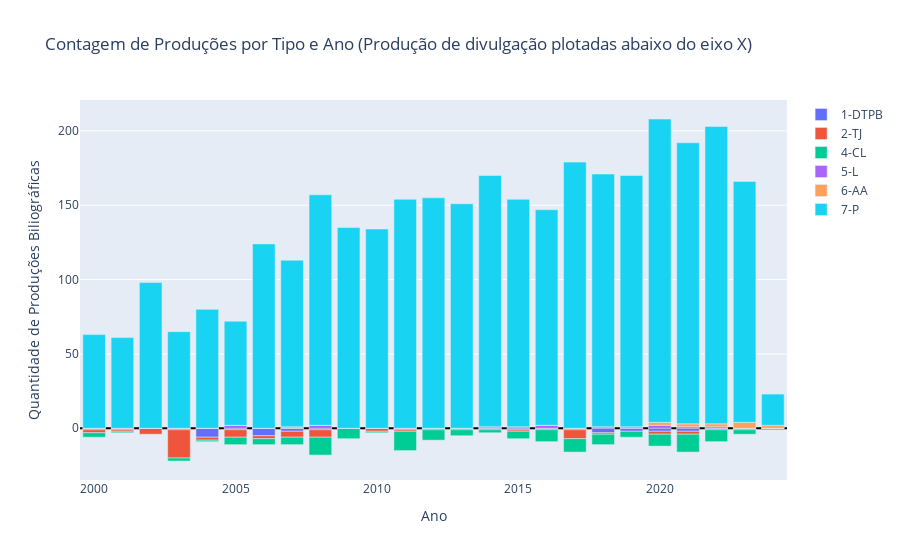
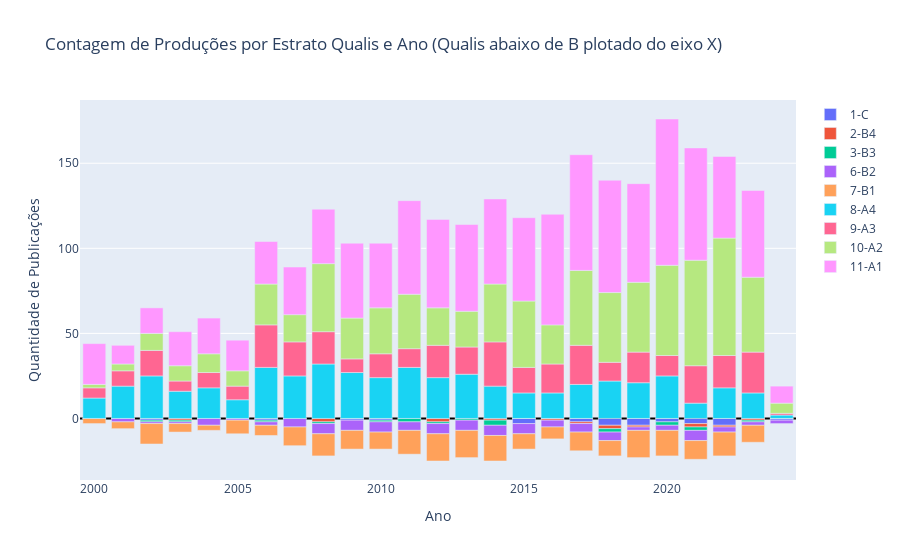

The cell these charts' notebook holds for them, in order:
### Markdown cell above
## Analisando arquivo extraído com avaliação selecionada como 'nenhuma área'

### Code cell
## Descompactar arquivo zipado na pasta JSON
prep_pub = PreparadorDePublicacoes()
pathfilezip = '_data/in_zip/863.files.zip'
destination = prep_pub.extract_zips(pathfilezip)

## Unir todos aquivos de publicações (caso haja mais de um com final publication.json na pasta serão mesclados):
prep_pub.find_and_merge_publication_json_files(pathjson)

## Mapear arquivo de dados para PowerBI a partir do JSON unificado
linhas = prep_pub.processar_publicacoes()
prep_pub.exportar_para_csv()

## Ler e montar análise exploratória
filename='publicacoes.csv'
df_pub = prep_pub.ler_csv_dados(pathdata,filename)
prep_pub.plotar_producoes_barras_empilhadas(filename)
prep_pub.plotar_qualis_barras_empilhadas(filename)

### Figure 1 — Plotly figure (JSON) as saved in the notebook; plotly's stock layout.template omitted (floating-point values rounded to 4 significant figures)
{"data": [{"name": "1-DTPB", "type": "bar", "x": [2000, 2001, 2002, 2003, 2004, 2005, 2006, 2007, 2008, 2009, 2010, 2011, 2012, 2013, 2014, 2015, 2016, 2017, 2018, 2019, 2020, 2021, 2022, 2023, 2024], "y": [-1, -1, 0, -1, -6, -1, -5, -2, -1, 0, 0, -1, -1, -1, -1, -1, -1, -1, -3, -2, -2, -2, -1, -1, 0]}, {"name": "2-TJ", "type": "bar", "x": [2000, 2001, 2002, 2003, 2004, 2005, 2006, 2007, 2008, 2009, 2010, 2011, 2012, 2013, 2014, 2015, 2016, 2017, 2018, 2019, 2020, 2021, 2022, 2023, 2024], "y": [-2, -1, -4, -19, -2, -5, -2, -4, -5, 0, -2, -1, 0, 0, 0, -1, 0, -6, -1, 0, -2, -2, 0, 0, 0]}, {"name": "4-CL", "type": "bar", "x": [2000, 2001, 2002, 2003, 2004, 2005, 2006, 2007, 2008, 2009, 2010, 2011, 2012, 2013, 2014, 2015, 2016, 2017, 2018, 2019, 2020, 2021, 2022, 2023, 2024], "y": [-3, -1, 0, -2, -1, -5, -4, -5, -12, -7, -1, -13, -7, -4, -2, -5, -8, -9, -7, -4, -8, -12, -8, -3, 0]}, {"name": "5-L", "type": "bar", "x": [2000, 2001, 2002, 2003, 2004, 2005, 2006, 2007, 2008, 2009, 2010, 2011, 2012, 2013, 2014, 2015, 2016, 2017, 2018, 2019, 2020, 2021, 2022, 2023, 2024], "y": [0, 0, 0, 0, 0, 2, 0, 0, 2, 0, 0, 0, 0, 0, 1, 1, 2, 0, 1, 1, 2, 1, 1, 0, 0]}, {"name": "6-AA", "type": "bar", "x": [2000, 2001, 2002, 2003, 2004, 2005, 2006, 2007, 2008, 2009, 2010, 2011, 2012, 2013, 2014, 2015, 2016, 2017, 2018, 2019, 2020, 2021, 2022, 2023, 2024], "y": [0, 0, 0, 0, 0, 0, 0, 1, 0, 0, 0, 0, 0, 0, 0, 0, 0, 0, 0, 0, 2, 2, 2, 4, 2]}, {"name": "7-P", "type": "bar", "x": [2000, 2001, 2002, 2003, 2004, 2005, 2006, 2007, 2008, 2009, 2010, 2011, 2012, 2013, 2014, 2015, 2016, 2017, 2018, 2019, 2020, 2021, 2022, 2023, 2024], "y": [63, 61, 98, 65, 80, 70, 124, 112, 155, 135, 134, 154, 155, 151, 169, 153, 145, 179, 170, 169, 204, 189, 200, 162, 21]}], "layout": {"barmode": "relative", "title": {"text": "Contagem de Produções por Tipo e Ano (Produção de divulgação plotadas abaixo do eixo X)"}, "xaxis": {"anchor": "y", "domain": [0, 1], "title": {"text": "Ano"}}, "yaxis": {"anchor": "x", "domain": [0, 1], "title": {"text": "Quantidade de Produções Biliográficas"}, "zeroline": true, "zerolinecolor": "black", "zerolinewidth": 2}}}

### Figure 2 — Plotly figure (JSON) as saved in the notebook; plotly's stock layout.template omitted (floating-point values rounded to 4 significant figures)
{"data": [{"name": "1-C", "type": "bar", "x": [2000, 2001, 2002, 2003, 2004, 2005, 2006, 2007, 2008, 2009, 2010, 2011, 2012, 2013, 2014, 2015, 2016, 2017, 2018, 2019, 2020, 2021, 2022, 2023, 2024], "y": [0, 0, -1, 0, 0, 0, -1, 0, 0, -1, -1, 0, 0, 0, 0, -3, 0, -2, -4, -4, -2, -3, -4, 0, -1]}, {"name": "2-B4", "type": "bar", "x": [2000, 2001, 2002, 2003, 2004, 2005, 2006, 2007, 2008, 2009, 2010, 2011, 2012, 2013, 2014, 2015, 2016, 2017, 2018, 2019, 2020, 2021, 2022, 2023, 2024], "y": [0, 0, 0, -1, 0, 0, 0, 0, -2, 0, 0, 0, -2, 0, -1, 0, -1, -1, -2, -1, 0, -2, -1, -1, 0]}, {"name": "3-B3", "type": "bar", "x": [2000, 2001, 2002, 2003, 2004, 2005, 2006, 2007, 2008, 2009, 2010, 2011, 2012, 2013, 2014, 2015, 2016, 2017, 2018, 2019, 2020, 2021, 2022, 2023, 2024], "y": [0, 0, -1, -1, 0, 0, -1, 0, -1, 0, -1, -2, -1, -1, -3, 0, 0, 0, -2, 0, -2, -2, 0, -1, 0]}, {"name": "6-B2", "type": "bar", "x": [2000, 2001, 2002, 2003, 2004, 2005, 2006, 2007, 2008, 2009, 2010, 2011, 2012, 2013, 2014, 2015, 2016, 2017, 2018, 2019, 2020, 2021, 2022, 2023, 2024], "y": [0, -2, -1, -1, -4, -1, -2, -5, -6, -6, -6, -5, -6, -6, -6, -6, -4, -5, -5, -2, -3, -6, -3, -2, -2]}, {"name": "7-B1", "type": "bar", "x": [2000, 2001, 2002, 2003, 2004, 2005, 2006, 2007, 2008, 2009, 2010, 2011, 2012, 2013, 2014, 2015, 2016, 2017, 2018, 2019, 2020, 2021, 2022, 2023, 2024], "y": [-3, -4, -12, -5, -3, -8, -6, -11, -13, -11, -10, -14, -16, -16, -15, -9, -7, -11, -9, -16, -15, -11, -14, -10, 0]}, {"name": "8-A4", "type": "bar", "x": [2000, 2001, 2002, 2003, 2004, 2005, 2006, 2007, 2008, 2009, 2010, 2011, 2012, 2013, 2014, 2015, 2016, 2017, 2018, 2019, 2020, 2021, 2022, 2023, 2024], "y": [12, 19, 25, 16, 18, 11, 30, 25, 32, 27, 24, 30, 24, 26, 19, 15, 15, 20, 22, 21, 25, 9, 18, 15, 2]}, {"name": "9-A3", "type": "bar", "x": [2000, 2001, 2002, 2003, 2004, 2005, 2006, 2007, 2008, 2009, 2010, 2011, 2012, 2013, 2014, 2015, 2016, 2017, 2018, 2019, 2020, 2021, 2022, 2023, 2024], "y": [6, 9, 15, 6, 9, 8, 25, 20, 19, 8, 14, 11, 19, 16, 26, 15, 17, 23, 11, 18, 12, 22, 19, 24, 1]}, {"name": "10-A2", "type": "bar", "x": [2000, 2001, 2002, 2003, 2004, 2005, 2006, 2007, 2008, 2009, 2010, 2011, 2012, 2013, 2014, 2015, 2016, 2017, 2018, 2019, 2020, 2021, 2022, 2023, 2024], "y": [2, 4, 10, 9, 11, 9, 24, 16, 40, 24, 27, 32, 22, 21, 34, 39, 23, 44, 41, 41, 53, 62, 69, 44, 6]}, {"name": "11-A1", "type": "bar", "x": [2000, 2001, 2002, 2003, 2004, 2005, 2006, 2007, 2008, 2009, 2010, 2011, 2012, 2013, 2014, 2015, 2016, 2017, 2018, 2019, 2020, 2021, 2022, 2023, 2024], "y": [24, 11, 15, 20, 21, 18, 25, 28, 32, 44, 38, 55, 52, 51, 50, 49, 65, 68, 66, 58, 86, 66, 48, 51, 10]}], "layout": {"barmode": "relative", "title": {"text": "Contagem de Produções por Estrato Qualis e Ano (Qualis abaixo de B plotado do eixo X)"}, "xaxis": {"anchor": "y", "domain": [0, 1], "title": {"text": "Ano"}}, "yaxis": {"anchor": "x", "domain": [0, 1], "title": {"text": "Quantidade de Publicações"}, "zeroline": true, "zerolinecolor": "black", "zerolinewidth": 2}}}
